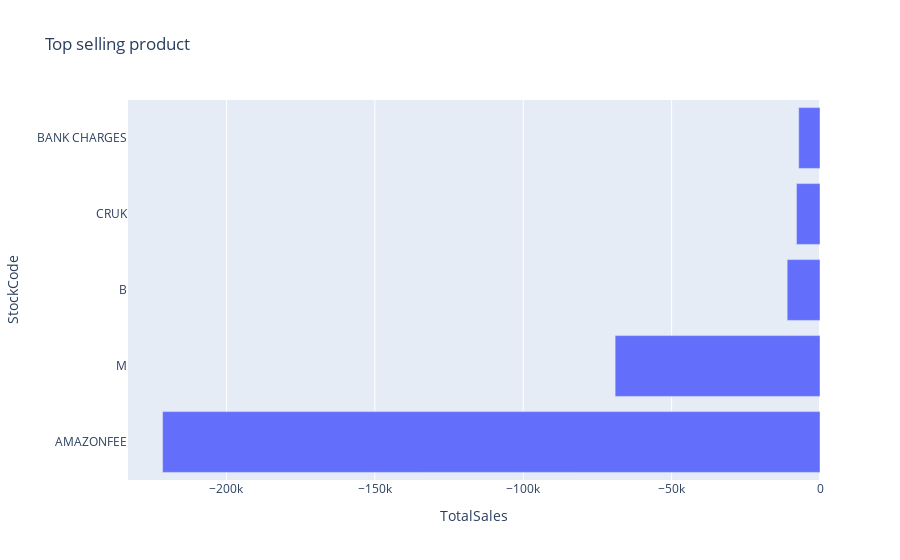

The notebook cell this image was saved under:
### Code cell
# What are the top-selling products?
product_revenue = df.groupby('StockCode')['TotalSales'].sum().reset_index().sort_values(by='TotalSales', ascending=True).head(5)
fig2 = px.bar(product_revenue, x='TotalSales', y='StockCode', title='Top selling product')
fig2.show()

### Figure 1 — Plotly figure (JSON) as saved in the notebook; plotly's stock layout.template omitted (floating-point values rounded to 4 significant figures)
{"data": [{"alignmentgroup": "True", "hovertemplate": "TotalSales=%{x}<br>StockCode=%{y}<extra></extra>", "legendgroup": "", "marker": {"color": "#636efa", "pattern": {"shape": ""}}, "name": "", "offsetgroup": "", "orientation": "h", "showlegend": false, "textposition": "auto", "type": "bar", "x": [-221500.0, -69030.0, -11060.0, -7933.0, -7176.0], "xaxis": "x", "y": ["AMAZONFEE", "M", "B", "CRUK", "BANK CHARGES"], "yaxis": "y"}], "layout": {"autosize": true, "barmode": "relative", "legend": {"tracegroupgap": 0}, "title": {"text": "Top selling product"}, "xaxis": {"anchor": "y", "autorange": true, "domain": [0, 1], "range": [-233200.0, 0], "title": {"text": "TotalSales"}, "type": "linear"}, "yaxis": {"anchor": "x", "autorange": true, "domain": [0, 1], "range": [-0.5, 4.5], "title": {"text": "StockCode"}, "type": "category"}}}
